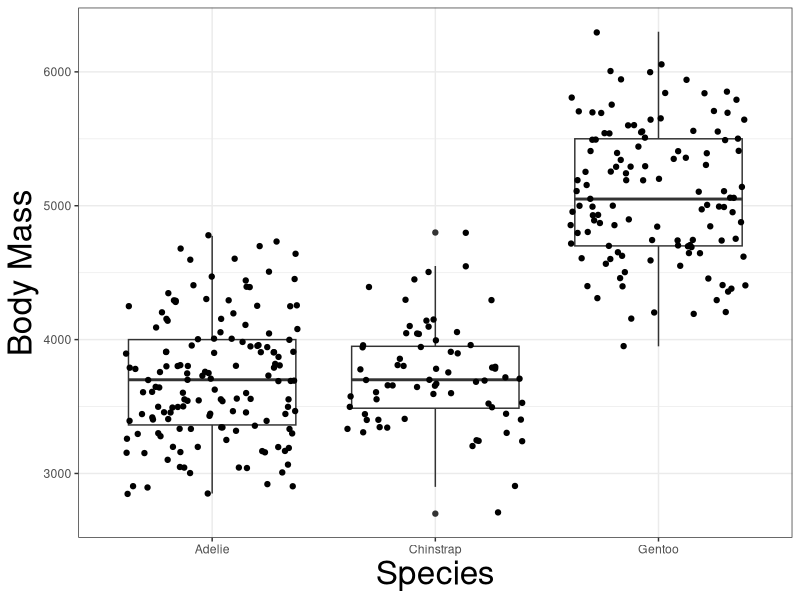
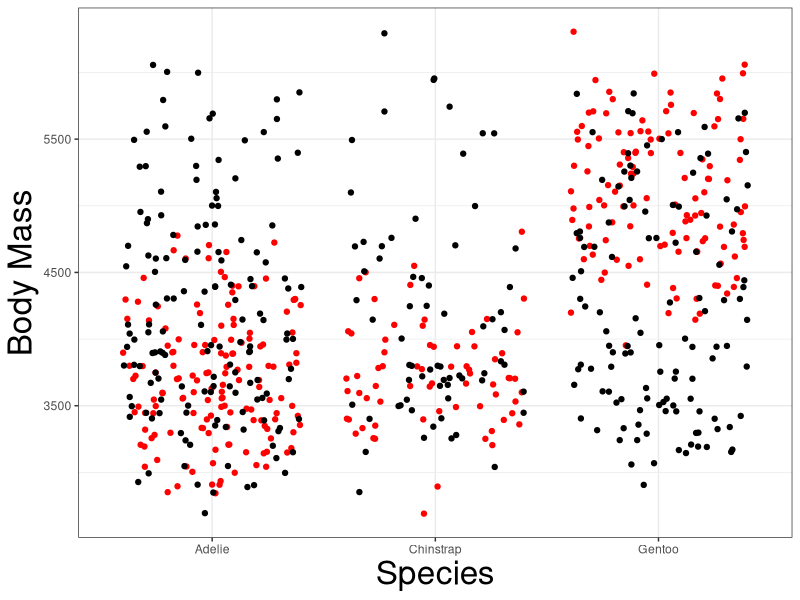
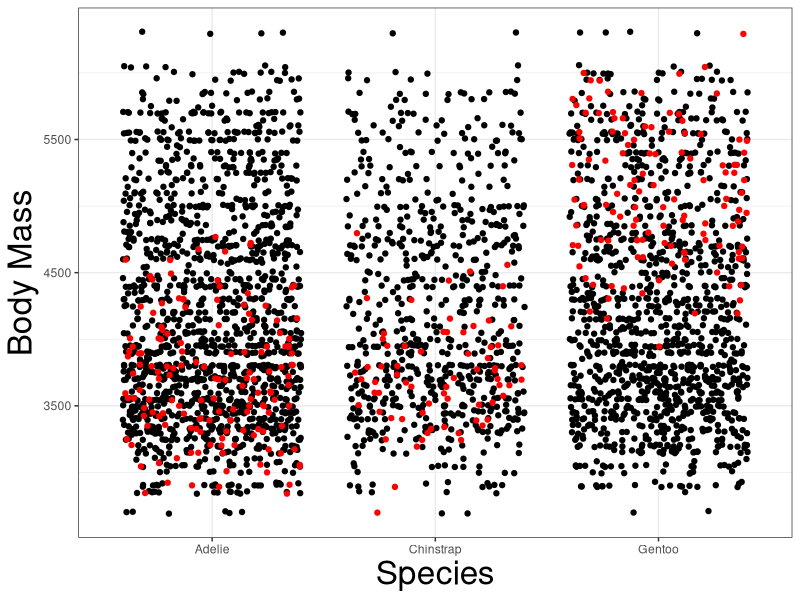
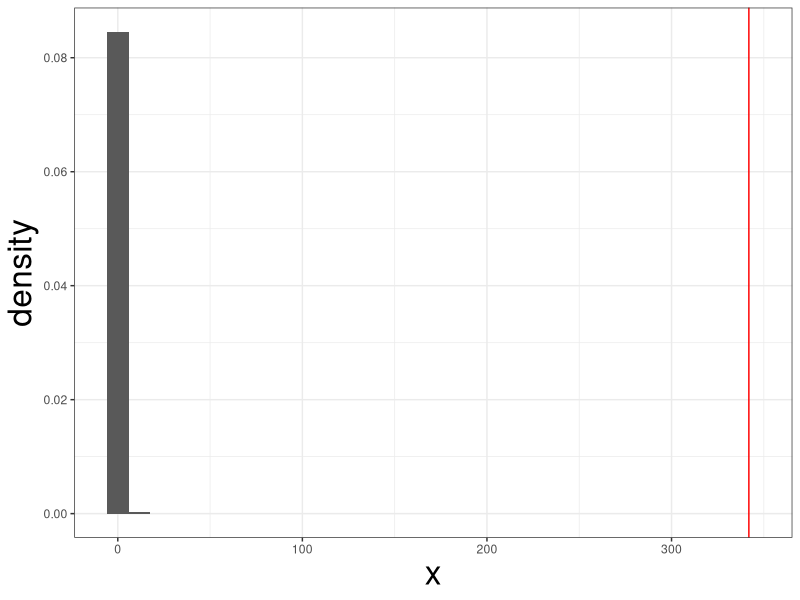

Recreate these plots in R, in order.
## ---- chunk 1
#| code-fold: false

library(tidyverse) # Loading Helper Functions from Tidyverse
library(palmerpenguins)

theme_set(theme_bw()) # Setting theme for plots
theme_update(axis.title = element_text(size = 24))


shuffle <- function(x){ # Constructing a function to shuffle a vector
  n <- length(x)
  return(sample(x, n))
}

penguins <- penguins |> drop_na() # Remove all the missing values

## ---- chunk 2
#| code-fold: false
#| echo: true
factorial(100)
## ---- chunk 3
#| code-fold: true
penguins |> ggplot(aes(x=species, y = body_mass_g)) +
  geom_boxplot() +
  geom_jitter() +
  labs(x = "Species", y = "Body Mass")

## ---- chunk 4
#| code-fold: true
penguins |> ggplot(aes(x = species, y = body_mass_g)) +
  labs(x = "Species", y = "Body Mass") + 
  geom_jitter(col = "red") +
  geom_jitter(aes(species, shuffle(body_mass_g)))

## ---- chunk 5
#| code-fold: true
penguins |> ggplot(aes(x = species, y = body_mass_g)) +
  labs(x = "Species", y = "Body Mass") + 
  geom_jitter(aes(species, shuffle(body_mass_g))) +
  geom_jitter(aes(species, shuffle(body_mass_g))) +
  geom_jitter(aes(species, shuffle(body_mass_g))) +
  geom_jitter(aes(species, shuffle(body_mass_g))) +
  geom_jitter(aes(species, shuffle(body_mass_g))) +
  geom_jitter(aes(species, shuffle(body_mass_g))) +
  geom_jitter(aes(species, shuffle(body_mass_g))) +
  geom_jitter(aes(species, shuffle(body_mass_g))) +
  geom_jitter(aes(species, shuffle(body_mass_g))) +
  geom_jitter(aes(species, shuffle(body_mass_g))) +
  geom_jitter(col = "red") 
## ---- chunk 6
penguins |> 
  aov(body_mass_g ~ species, data = _) |> 
  anova() |> 
  _$`F value`[1]
## ---- chunk 7
f_stat <- penguins |> 
  aov(body_mass_g ~ species, data = _) |> 
  anova() |> 
  _$`F value`[1]
## ---- chunk 8
f_sim <- function(i){
  ff <- penguins |> 
    aov(shuffle(body_mass_g) ~ species, data = _) |> 
    anova() |> 
    _$`F value`[1]
  return(ff)
}
## ---- chunk 9
f_dist <- replicate(1000, f_sim(1))
## ---- chunk 10
tibble(x= f_dist) |> 
  ggplot(aes(x, y = ..density..)) +
  geom_histogram() +
  geom_vline(xintercept = f_stat, col = "red")

## ---- chunk 11

sum(f_stat < f_dist) + 1 / (length(f_dist) + 1)
